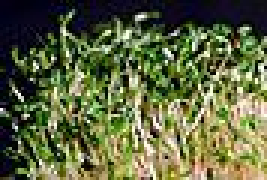
#> input picture Python OpenCV Image Color Matching/images/i01.ppm, 89 x 60 px (shown 3 times larger); its folder holds only this picture in this run
$ python similarity_cluster.py   (Python 2 division)   (older library calls are emulated)
#> lines starting #> are read from the running program, lines starting #| are printed output that depends on the picture; after the words box and inside, x2 and y2 are one past the last pixel; in counts of white or black regions, pixels touching at a corner belong together
##Image histogram is a graphical representation of the intensity distribution of an image. It quantifies the number of pixels for each intensity value considered.
import os
import glob
import cv2
import cv
import numpy as np
from termcolor import colored

r = 0.2

for ppm_infile in glob.glob( os.path.join("images", '*.ppm') ):
    high_color_correlation = ""
    low_color_correlation = ""
    high_texture_correlation = ""
    low_texture_correlation = ""
    high_combined_correlation = ""
    low_combined_correlation = ""
    #Loads each ppm images from the image folder.
    ppm_img = cv2.imread(ppm_infile)
#> ppm_img is the input picture: shape (60, 89, 3); mean B, G, R 64.8, 102.2, 94.7
    #For drawing the histogram.
    ppm_h = np.zeros((300,256,3))
    #Convert ppm image to gray scale.
    ppm_imgray = cv2.cvtColor(ppm_img,cv2.COLOR_BGR2GRAY)
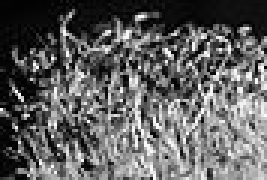
#> ppm_imgray: shape (60, 89) (shown 3 times larger); min 0, max 254, mean 95.7

    ##Color Histogram Section
    #Create ppm binary mask, a 8-bit image, where white denotes that region should be used for histogram calculations, and black means it should not.
    ppm_ret, ppm_thresh_mask = cv2.threshold(ppm_imgray,127,255,0)
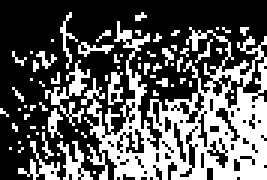
#> ppm_thresh_mask: shape (60, 89) (shown 3 times larger); 36.4% white in thin lines or dots
    #Save 8 bit mask images
    cv2.imwrite("8bitmask/" + ppm_infile.replace("images/", "").replace(".ppm", ".jpg"), ppm_thresh_mask)
    #Number of bins, since the histogram has 256 colors, it needs 256 bins. Bin is a multidimensional array.
    ppm_bins = np.arange(256).reshape(256,1)
    color = [ (255,0,0),(0,255,0),(0,0,255) ]
    #Iterate an enumerate tuple containing a count and the values obtained from iterating over the list color.
    for ch, col in enumerate(color):
        #Calculates a histogram for the 8-bit region marked in the mask using a set of arrays.
        ppm_hist = cv2.calcHist([ppm_img],[ch],ppm_thresh_mask,[256],[0,256])
        #Normalize the value to fall below 255 and fit in image height.
        cv2.normalize(ppm_hist,ppm_hist,0,255,cv2.NORM_MINMAX)
        #Evenly round to the given number of decimals. For values exactly halfway between rounded decimal values, Numpy rounds to the nearest even value.
        round_ppm_hist = np.int32(np.around(ppm_hist))
        #Stack bins and hist for drawing the polylines.
        ppm_pts = np.column_stack((ppm_bins,round_ppm_hist))
        #Draw polylines to represent the histogram.
        cv2.polylines(ppm_h,[ppm_pts],False,col)
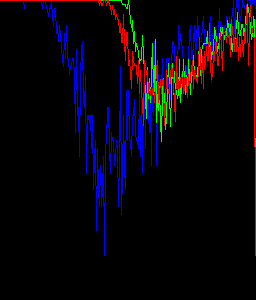
#> ppm_h: shape (300, 256, 3) float64; mean B, G, R 12.2, 4.2, 7.3
    #Flip the image vertically.
    ppm_h=np.flipud(ppm_h)
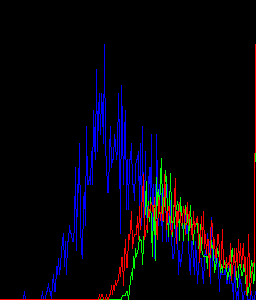
#> ppm_h: shape (300, 256, 3) float64; mean B, G, R 12.2, 4.2, 7.3
    #Save color histograms
    cv2.imwrite("histograms/ppm/" + ppm_infile.replace("images/", "").replace(".ppm", ".jpg"), ppm_h)

    ##Black and White Texture Histogram Section
    #For drawing the histogram.
    ppm_h = np.zeros((300,256,3))
    #Calculates the Laplacian of an image. The function calculates the Laplacian of the source image by adding up the second x and y derivatives calculated using the Sobel operator.
    ppm_gray_lap = cv2.Laplacian(ppm_imgray,cv2.CV_16S,ksize=3,scale=1,delta=0)
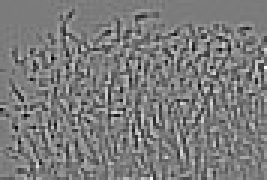
#> ppm_gray_lap: shape (60, 89) int16 (shown 3 times larger); min -1696, max 1796, mean 1; drawn with min black and max white
    #Converts input array elements to another 8-bit unsigned integer with optional linear transformation.
    ppm_dst = cv2.convertScaleAbs(ppm_gray_lap)
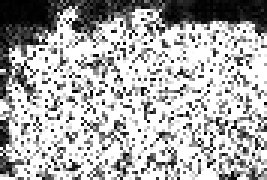
#> ppm_dst: shape (60, 89) (shown 3 times larger); min 0, max 255, mean 173.7
    #Save paplacian ppm images.
    cv2.imwrite("laplacian/ppm/" + ppm_infile.replace("images/", "").replace(".ppm", ".jpg"), ppm_dst)
    #Create ppm binary mask, a 8-bit image, where white denotes that region should be used for histogram calculations, and black means it should not.
    ppm_ret, ppm_lap_thresh_mask = cv2.threshold(ppm_dst,127,255,0)
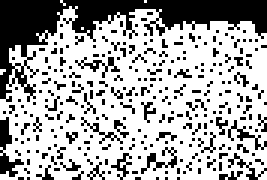
#> ppm_lap_thresh_mask: shape (60, 89) (shown 3 times larger); 66.5% white; 268 black regions (260 under 20 px), largest, box (x1, y1, x2, y2) and area: (0, 0, 89, 34) 912, (0, 39, 8, 59) 65, (47, 49, 59, 58) 34
    #Save 8 bit mask images.
    cv2.imwrite("8bitmask/ppm/" + ppm_infile.replace("images/", "").replace(".ppm", ".jpg"), ppm_lap_thresh_mask)
    #Calculates a histogram for the 8-bit region marked in the mask using a set of arrays.
    ppm_texture_hist = cv2.calcHist([ppm_dst],[0],ppm_lap_thresh_mask,[256],[0,255])
#> ppm_texture_hist = 256 values, max 25 at index 160, min 0 at index 0, mean 3.7
    #Normalize the value to fall below 255 and fit in image height.
    cv2.normalize(ppm_texture_hist,ppm_texture_hist,0,255,cv2.NORM_MINMAX)
    #Evenly round to the given number of decimals. For values exactly halfway between rounded decimal values, Numpy rounds to the nearest even value.
    round_ppm_texture_hist = np.int32(np.around(ppm_texture_hist))
#> round_ppm_texture_hist = 256 values, max 255 at index 160, min 0 at index 0, mean 37.68
    for x,fliped_ppm_texture_hist in enumerate(round_ppm_texture_hist):
#> (the run stopped early here; a loop or call above may not have finished)

$ run again, on Python OpenCV Image Color Matching/images/i05.ppm
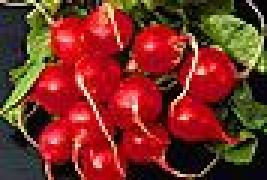
#> input picture Python OpenCV Image Color Matching/images/i05.ppm, 89 x 60 px (shown 3 times larger)
#> ppm_img is the input picture: shape (60, 89, 3); mean B, G, R 36.1, 48.2, 122.3
#> ppm_thresh_mask: shape (60, 89); 14.1% white in thin lines or dots
#> after the loop `for ch, col in enumerate(color):`:
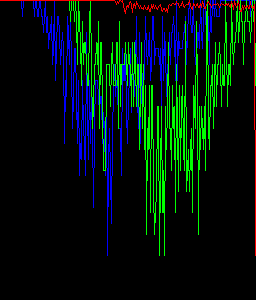
#> ppm_h: shape (300, 256, 3) float64; mean B, G, R 14.4, 21.4, 2.4
#> `ppm_ret, ppm_lap_thresh_mask = cv2.threshold(ppm_dst,127,255,0)`:
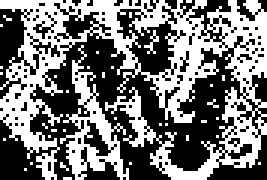
#> ppm_lap_thresh_mask: shape (60, 89) (shown 3 times larger); 46% white in thin lines or dots
#> ppm_texture_hist = 256 values, max 29 at index 132, min 0 at index 0, mean 4.18
#> round_ppm_texture_hist = 256 values, max 255 at index 132, min 0 at index 0, mean 36.75

$ run again, on Python OpenCV Image Color Matching/images/i06.ppm
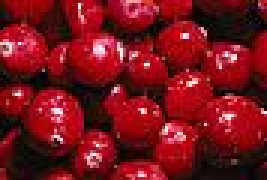
#> input picture Python OpenCV Image Color Matching/images/i06.ppm, 89 x 60 px (shown 3 times larger)
#> ppm_img is the input picture: shape (60, 89, 3); mean B, G, R 26.3, 18.8, 118.7
#> ppm_thresh_mask: shape (60, 89); 4.8% white in thin lines or dots
#> after the loop `for ch, col in enumerate(color):`:
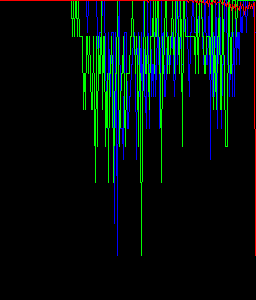
#> ppm_h: shape (300, 256, 3) float64; mean B, G, R 13.1, 18.1, 2
#> `ppm_ret, ppm_lap_thresh_mask = cv2.threshold(ppm_dst,127,255,0)`:
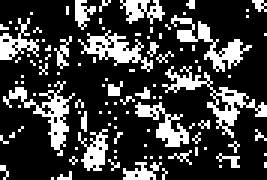
#> ppm_lap_thresh_mask: shape (60, 89) (shown 3 times larger); 24.3% white in thin lines or dots
#> ppm_texture_hist = 256 values, max 30 at index 144, min 0 at index 0, mean 2.77
#> round_ppm_texture_hist = 256 values, max 255 at index 144, min 0 at index 0, mean 23.5

$ run again, on Python OpenCV Image Color Matching/images/i07.ppm
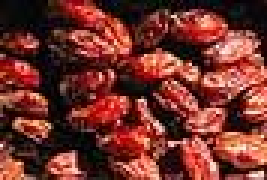
#> input picture Python OpenCV Image Color Matching/images/i07.ppm, 89 x 60 px (shown 3 times larger)
#> ppm_img is the input picture: shape (60, 89, 3); mean B, G, R 43.5, 50.8, 115
#> ppm_thresh_mask: shape (60, 89); 20% white in thin lines or dots
#> `ppm_ret, ppm_lap_thresh_mask = cv2.threshold(ppm_dst,127,255,0)`:
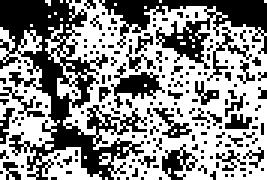
#> ppm_lap_thresh_mask: shape (60, 89) (shown 3 times larger); 55.7% white; 169 black regions (156 under 20 px), largest, box (x1, y1, x2, y2) and area: (0, 0, 49, 60) 1025, (33, 0, 89, 23) 478, (37, 21, 55, 36) 104
#> ppm_texture_hist = 256 values, max 35 at index 144, min 0 at index 0, mean 4.86
#> round_ppm_texture_hist = 256 values, max 255 at index 144, min 0 at index 0, mean 35.43
